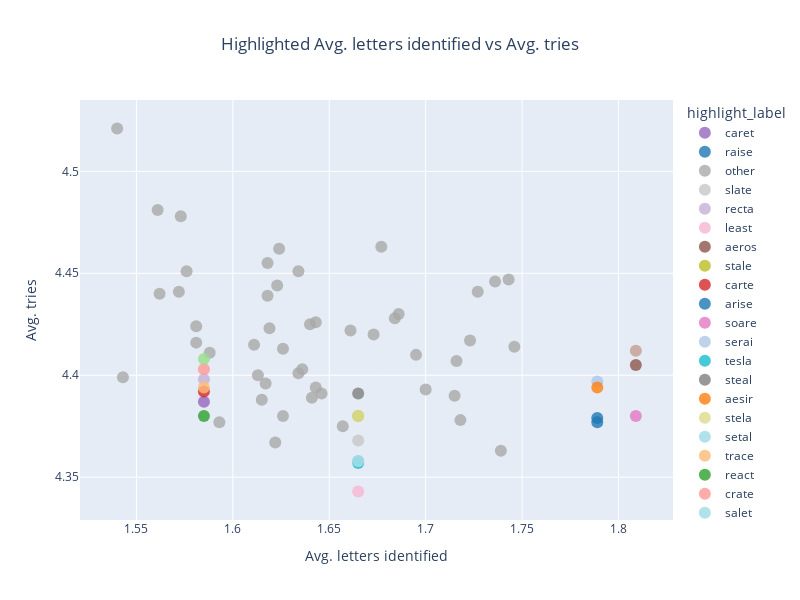

Notebook cell for this chart:
### Code cell
plot_guess_stats_highlighted_words(
    dataf=guess_stats,
    x_axis_data="avg_letters_identified",
    y_axis_data="tries_mean",
    words=words_to_highlight,
    title="Highlighted Avg. letters identified vs Avg. tries",
    xaxis_title="Avg. letters identified",
    yaxis_title="Avg. tries"
)

### Figure 1 — Plotly figure (JSON) as saved in the notebook; plotly's stock layout.template omitted (floating-point values rounded to 4 significant figures)
{"data": [{"hovertemplate": "highlight_label=caret<br>avg_letters_identified=%{x}<br>tries_mean=%{y}<extra></extra>", "legendgroup": "caret", "marker": {"color": "rgb(148, 103, 189)", "opacity": 0.8, "size": 12, "symbol": "circle"}, "mode": "markers", "name": "caret", "orientation": "v", "showlegend": true, "type": "scatter", "x": [1.585], "xaxis": "x", "y": [4.387], "yaxis": "y"}, {"hovertemplate": "highlight_label=raise<br>avg_letters_identified=%{x}<br>tries_mean=%{y}<extra></extra>", "legendgroup": "raise", "marker": {"color": "rgb(31, 119, 180)", "opacity": 0.8, "size": 12, "symbol": "circle"}, "mode": "markers", "name": "raise", "orientation": "v", "showlegend": true, "type": "scatter", "x": [1.789], "xaxis": "x", "y": [4.379], "yaxis": "y"}, {"hovertemplate": "highlight_label=other<br>avg_letters_identified=%{x}<br>tries_mean=%{y}<extra></extra>", "legendgroup": "other", "marker": {"color": "rgb(169, 169, 169)", "opacity": 0.8, "size": 12, "symbol": "circle"}, "mode": "markers", "name": "other", "orientation": "v", "showlegend": true, "type": "scatter", "x": [1.643, 1.661, 1.677, 1.581, 1.634, 1.54, 1.723, 1.572, 1.684, 1.626, 1.736, 1.618, 1.634, 1.617, 1.561, 1.615, 1.613, 1.657, 1.643, 1.64, 1.624, 1.622, 1.695, 1.636, 1.739, 1.593, 1.573, 1.543, 1.641, 1.727, 1.611, 1.618, 1.716, 1.746, 1.576, 1.673, 1.743, 1.623, 1.718, 1.646, 1.581, 1.7, 1.619, 1.588, 1.626, 1.715, 1.686, 1.562], "xaxis": "x", "y": [4.426, 4.422, 4.463, 4.424, 4.451, 4.521, 4.417, 4.441, 4.428, 4.413, 4.446, 4.455, 4.401, 4.396, 4.481, 4.388, 4.4, 4.375, 4.394, 4.425, 4.462, 4.367, 4.41, 4.403, 4.363, 4.377, 4.478, 4.399, 4.389, 4.441, 4.415, 4.439, 4.407, 4.414, 4.451, 4.42, 4.447, 4.444, 4.378, 4.391, 4.416, 4.393, 4.423, 4.411, 4.38, 4.39, 4.43, 4.44], "yaxis": "y"}, {"hovertemplate": "highlight_label=slate<br>avg_letters_identified=%{x}<br>tries_mean=%{y}<extra></extra>", "legendgroup": "slate", "marker": {"color": "rgb(199, 199, 199)", "opacity": 0.8, "size": 12, "symbol": "circle"}, "mode": "markers", "name": "slate", "orientation": "v", "showlegend": true, "type": "scatter", "x": [1.665], "xaxis": "x", "y": [4.368], "yaxis": "y"}, {"hovertemplate": "highlight_label=recta<br>avg_letters_identified=%{x}<br>tries_mean=%{y}<extra></extra>", "legendgroup": "recta", "marker": {"color": "rgb(197, 176, 213)", "opacity": 0.8, "size": 12, "symbol": "circle"}, "mode": "markers", "name": "recta", "orientation": "v", "showlegend": true, "type": "scatter", "x": [1.585], "xaxis": "x", "y": [4.398], "yaxis": "y"}, {"hovertemplate": "highlight_label=least<br>avg_letters_identified=%{x}<br>tries_mean=%{y}<extra></extra>", "legendgroup": "least", "marker": {"color": "rgb(247, 182, 210)", "opacity": 0.8, "size": 12, "symbol": "circle"}, "mode": "markers", "name": "least", "orientation": "v", "showlegend": true, "type": "scatter", "x": [1.665], "xaxis": "x", "y": [4.343], "yaxis": "y"}, {"hovertemplate": "highlight_label=aeros<br>avg_letters_identified=%{x}<br>tries_mean=%{y}<extra></extra>", "legendgroup": "aeros", "marker": {"color": "rgb(140, 86, 75)", "opacity": 0.8, "size": 12, "symbol": "circle"}, "mode": "markers", "name": "aeros", "orientation": "v", "showlegend": true, "type": "scatter", "x": [1.809], "xaxis": "x", "y": [4.405], "yaxis": "y"}, {"hovertemplate": "highlight_label=stale<br>avg_letters_identified=%{x}<br>tries_mean=%{y}<extra></extra>", "legendgroup": "stale", "marker": {"color": "rgb(188, 189, 34)", "opacity": 0.8, "size": 12, "symbol": "circle"}, "mode": "markers", "name": "stale", "orientation": "v", "showlegend": true, "type": "scatter", "x": [1.665], "xaxis": "x", "y": [4.38], "yaxis": "y"}, {"hovertemplate": "highlight_label=carte<br>avg_letters_identified=%{x}<br>tries_mean=%{y}<extra></extra>", "legendgroup": "carte", "marker": {"color": "rgb(214, 39, 40)", "opacity": 0.8, "size": 12, "symbol": "circle"}, "mode": "markers", "name": "carte", "orientation": "v", "showlegend": true, "type": "scatter", "x": [1.585], "xaxis": "x", "y": [4.392], "yaxis": "y"}, {"hovertemplate": "highlight_label=arise<br>avg_letters_identified=%{x}<br>tries_mean=%{y}<extra></extra>", "legendgroup": "arise", "marker": {"color": "rgb(31, 119, 180)", "opacity": 0.8, "size": 12, "symbol": "circle"}, "mode": "markers", "name": "arise", "orientation": "v", "showlegend": true, "type": "scatter", "x": [1.789], "xaxis": "x", "y": [4.377], "yaxis": "y"}, {"hovertemplate": "highlight_label=soare<br>avg_letters_identified=%{x}<br>tries_mean=%{y}<extra></extra>", "legendgroup": "soare", "marker": {"color": "rgb(227, 119, 194)", "opacity": 0.8, "size": 12, "symbol": "circle"}, "mode": "markers", "name": "soare", "orientation": "v", "showlegend": true, "type": "scatter", "x": [1.809], "xaxis": "x", "y": [4.38], "yaxis": "y"}, {"hovertemplate": "highlight_label=serai<br>avg_letters_identified=%{x}<br>tries_mean=%{y}<extra></extra>", "legendgroup": "serai", "marker": {"color": "rgb(174, 199, 232)", "opacity": 0.8, "size": 12, "symbol": "circle"}, "mode": "markers", "name": "serai", "orientation": "v", "showlegend": true, "type": "scatter", "x": [1.789], "xaxis": "x", "y": [4.397], "yaxis": "y"}, {"hovertemplate": "highlight_label=tesla<br>avg_letters_identified=%{x}<br>tries_mean=%{y}<extra></extra>", "legendgroup": "tesla", "marker": {"color": "rgb(23, 190, 207)", "opacity": 0.8, "size": 12, "symbol": "circle"}, "mode": "markers", "name": "tesla", "orientation": "v", "showlegend": true, "type": "scatter", "x": [1.665], "xaxis": "x", "y": [4.357], "yaxis": "y"}, {"hovertemplate": "highlight_label=steal<br>avg_letters_identified=%{x}<br>tries_mean=%{y}<extra></extra>", "legendgroup": "steal", "marker": {"color": "rgb(127, 127, 127)", "opacity": 0.8, "size": 12, "symbol": "circle"}, "mode": "markers", "name": "steal", "orientation": "v", "showlegend": true, "type": "scatter", "x": [1.665], "xaxis": "x", "y": [4.391], "yaxis": "y"}, {"hovertemplate": "highlight_label=aesir<br>avg_letters_identified=%{x}<br>tries_mean=%{y}<extra></extra>", "legendgroup": "aesir", "marker": {"color": "rgb(255, 127, 14)", "opacity": 0.8, "size": 12, "symbol": "circle"}, "mode": "markers", "name": "aesir", "orientation": "v", "showlegend": true, "type": "scatter", "x": [1.789], "xaxis": "x", "y": [4.394], "yaxis": "y"}, {"hovertemplate": "highlight_label=stela<br>avg_letters_identified=%{x}<br>tries_mean=%{y}<extra></extra>", "legendgroup": "stela", "marker": {"color": "rgb(219, 219, 141)", "opacity": 0.8, "size": 12, "symbol": "circle"}, "mode": "markers", "name": "stela", "orientation": "v", "showlegend": true, "type": "scatter", "x": [1.665], "xaxis": "x", "y": [4.38], "yaxis": "y"}, {"hovertemplate": "highlight_label=setal<br>avg_letters_identified=%{x}<br>tries_mean=%{y}<extra></extra>", "legendgroup": "setal", "marker": {"color": "rgb(158, 218, 229)", "opacity": 0.8, "size": 12, "symbol": "circle"}, "mode": "markers", "name": "setal", "orientation": "v", "showlegend": true, "type": "scatter", "x": [1.665], "xaxis": "x", "y": [4.358], "yaxis": "y"}, {"hovertemplate": "highlight_label=trace<br>avg_letters_identified=%{x}<br>tries_mean=%{y}<extra></extra>", "legendgroup": "trace", "marker": {"color": "rgb(255, 187, 120)", "opacity": 0.8, "size": 12, "symbol": "circle"}, "mode": "markers", "name": "trace", "orientation": "v", "showlegend": true, "type": "scatter", "x": [1.585], "xaxis": "x", "y": [4.394], "yaxis": "y"}, {"hovertemplate": "highlight_label=react<br>avg_letters_identified=%{x}<br>tries_mean=%{y}<extra></extra>", "legendgroup": "react", "marker": {"color": "rgb(44, 160, 44)", "opacity": 0.8, "size": 12, "symbol": "circle"}, "mode": "markers", "name": "react", "orientation": "v", "showlegend": true, "type": "scatter", "x": [1.585], "xaxis": "x", "y": [4.38], "yaxis": "y"}, {"hovertemplate": "highlight_label=crate<br>avg_letters_identified=%{x}<br>tries_mean=%{y}<extra></extra>", "legendgroup": "crate", "marker": {"color": "rgb(255, 152, 150)", "opacity": 0.8, "size": 12, "symbol": "circle"}, "mode": "markers", "name": "crate", "orientation": "v", "showlegend": true, "type": "scatter", "x": [1.585], "xaxis": "x", "y": [4.403], "yaxis": "y"}, {"hovertemplate": "highlight_label=salet<br>avg_letters_identified=%{x}<br>tries_mean=%{y}<extra></extra>", "legendgroup": "salet", "marker": {"color": "rgb(158, 218, 229)", "opacity": 0.8, "size": 12, "symbol": "circle"}, "mode": "markers", "name": "salet", "orientation": "v", "showlegend": true, "type": "scatter", "x": [1.665], "xaxis": "x", "y": [4.358], "yaxis": "y"}, {"hovertemplate": "highlight_label=cater<br>avg_letters_identified=%{x}<br>tries_mean=%{y}<extra></extra>", "legendgroup": "cater", "marker": {"color": "rgb(152, 223, 138)", "opacity": 0.8, "size": 12, "symbol": "circle"}, "mode": "markers", "name": "cater", "orientation": "v", "showlegend": true, "type": "scatter", "x": [1.585], "xaxis": "x", "y": [4.408], "yaxis": "y"}, {"hovertemplate": "highlight_label=arose<br>avg_letters_identified=%{x}<br>tries_mean=%{y}<extra></extra>", "legendgroup": "arose", "marker": {"color": "rgb(196, 156, 148)", "opacity": 0.8, "size": 12, "symbol": "circle"}, "mode": "markers", "name": "arose", "orientation": "v", "showlegend": true, "type": "scatter", "x": [1.809], "xaxis": "x", "y": [4.412], "yaxis": "y"}], "layout": {"height": 600, "legend": {"title": {"text": "highlight_label"}, "tracegroupgap": 0}, "showlegend": true, "title": {"text": "Highlighted Avg. letters identified vs Avg. tries", "x": 0.5}, "width": 800, "xaxis": {"anchor": "y", "domain": [0, 1], "title": {"text": "Avg. letters identified"}}, "yaxis": {"anchor": "x", "domain": [0, 1], "title": {"text": "Avg. tries"}}}}
